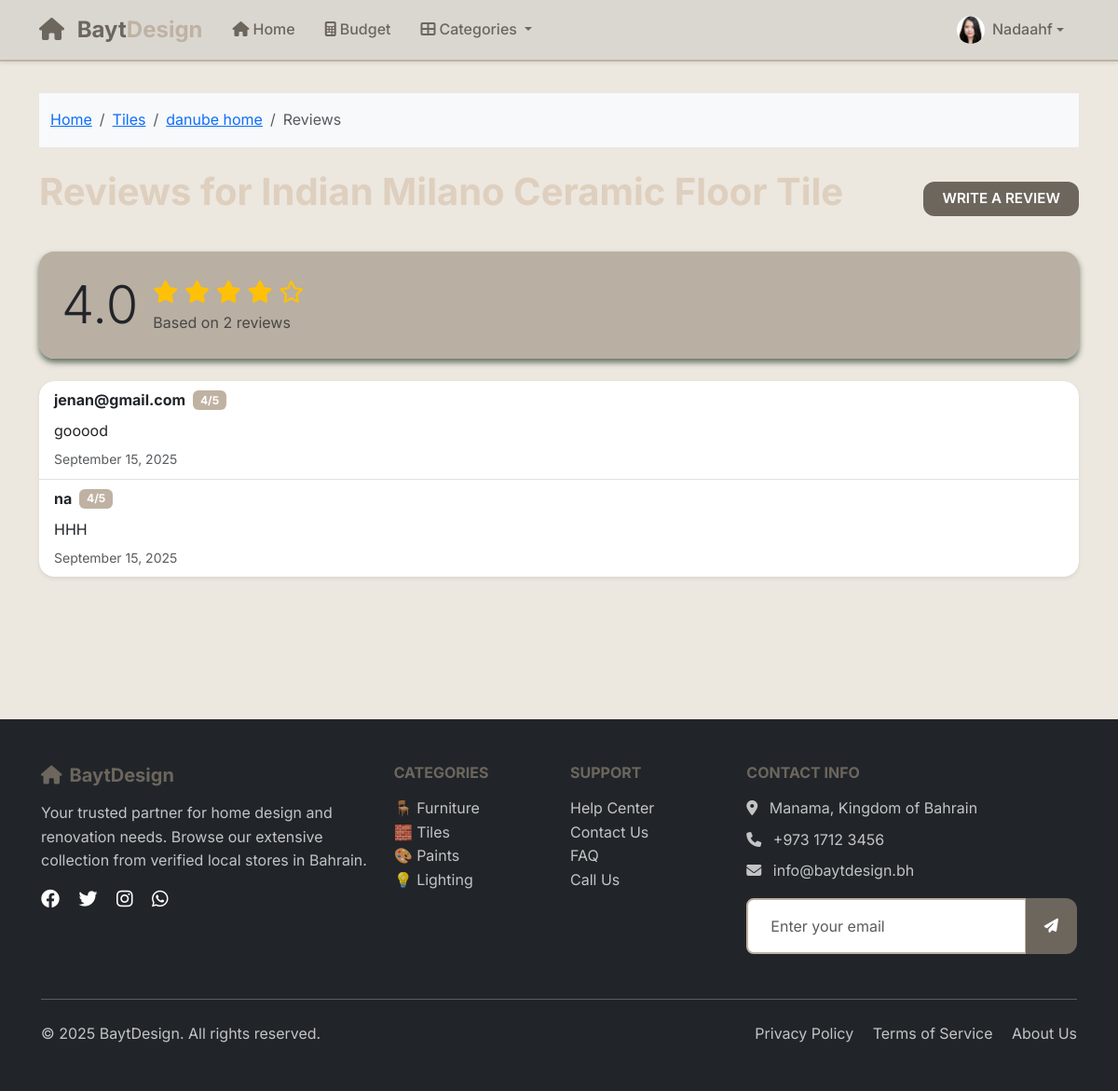
Screenshot of /product-reviews/28/ (signed in) with the database file from the repository.
### main_app/models.py (models this page shows, shortened)
class UserProfile(models.Model):
    user = models.OneToOneField(User, on_delete=models.CASCADE, related_name='userprofile')
    profile_picture = models.ImageField(upload_to='profile_pictures/', blank=True, null=True)

class Product(models.Model):
    shop = models.ForeignKey(Shop, on_delete=models.CASCADE)
    name = models.CharField(max_length=200)
    price = models.DecimalField(max_digits=10, decimal_places=2)
    description = models.TextField(blank=True, null=True)
    image = models.ImageField(upload_to='product_images/', blank=True, null=True)  # Added image field
    is_available = models.BooleanField(default=True)

class Shop(models.Model):
    name = models.CharField(max_length=200)
    classification = models.ForeignKey(Classification, on_delete=models.CASCADE)
    description = models.TextField(blank=True, null=True)
    image = models.ImageField(upload_to='store_images/', blank=True, null=True)  # Added image field
    phone = models.CharField(max_length=20, blank=True, null=True)
    email = models.EmailField(blank=True, null=True)
    address = models.TextField(blank=True, null=True)

class Classification(models.Model):
    name = models.CharField(max_length=100)
    slug = models.SlugField(unique=True, blank=True)  # ✅ added slug
    icon = models.CharField(max_length=10, blank=True, null=True)  # optional emoji/icon
    description = models.TextField(blank=True, null=True)  # optional
    image = models.ImageField(upload_to='store_images/', blank=True, null=True)  # ✅ Store image

class ProductReview(models.Model):
    user = models.ForeignKey(User, on_delete=models.CASCADE)
    product = models.ForeignKey(Product, on_delete=models.CASCADE, related_name="reviews")
    rating = models.PositiveIntegerField(default=1)  # 1–5 stars
    comment = models.TextField(blank=True, null=True)
    created_at = models.DateTimeField(auto_now_add=True)

### main_app/views.py (the view)
# urls.py: path('product-reviews/<int:product_id>/', views.product_reviews_view, name='product_reviews'),
@login_required
def product_reviews_view(request, product_id):
    product = get_object_or_404(Product, id=product_id)
    reviews = ProductReview.objects.filter(product=product).order_by('-created_at')
    avg_rating = sum([review.rating for review in reviews]) / len(reviews) if reviews else 0
    return render(request, 'product_reviews.html', {
        'product': product,
        'reviews': reviews,
        'avg_rating': avg_rating,
    })

### main_app/templates/product_reviews.html (shortened to what this page needs)
{% extends 'base.html' %}
{% load static %}
{% block content %}
<div class="container py-4">
    <nav aria-label="breadcrumb" class="bg-light py-3 mb-4">
        <div class="container">
            <ol class="breadcrumb mb-0">
                <li class="breadcrumb-item"><a href="{% url 'home' %}">Home</a></li>
                <li class="breadcrumb-item">
                    <a href="{% url 'classification_stores' product.shop.classification.slug %}">
                        {{ product.shop.classification.name }}
                    </a>
                </li>
                <li class="breadcrumb-item">
                    <a href="{% url 'shop_products' product.shop.id %}">{{ product.shop.name }}</a>
                </li>
                <li class="breadcrumb-item active">Reviews</li>
            </ol>
        </div>
    </nav>
    <div class="d-flex justify-content-between align-items-center mb-4">
        <h1>Reviews for {{ product.name }}</h1>
        <a href="{% url 'add_review' product.id %}" class="btn btn-primary">Write a Review</a>
    </div>
    <div class="card mb-4">
        <div class="card-body">
            <div class="d-flex align-items-center">
                <div class="display-4 me-3">{{ avg_rating|floatformat:1 }}</div>
                <div>
                    <div class="fs-4">
                        {% for i in "12345"|make_list %}
                            {% if forloop.counter <= avg_rating|floatformat:0|add:"0" %}
                                <i class="fas fa-star text-warning"></i>
                            {% elif forloop.counter <= avg_rating|floatformat:0|add:"0.5"|add:"0.5" %}
                                <i class="fas fa-star-half-alt text-warning"></i>
                            {% else %}
                                <i class="far fa-star text-warning"></i>
                            {% endif %}
                        {% endfor %}
                    </div>
                    <div class="text-muted">Based on {{ reviews|length }} review{% if reviews|length != 1 %}s{% endif %}</div>
                </div>
            </div>
        </div>
    </div>
    {% if reviews %}
        <div class="card shadow-sm">
            <div class="list-group list-group-flush">
                {% for review in reviews %}
                    <div class="list-group-item">
                        <div class="d-flex justify-content-between">
                            <div>
                                <div class="d-flex align-items-center mb-2">
                                    <span class="fw-bold me-2">{{ review.user.username }}</span>
                                    <span class="badge bg-secondary">{{ review.rating }}/5</span>
                                </div>
                                <p class="mb-1">{{ review.comment }}</p>
                                <small class="text-muted">{{ review.created_at|date:"F j, Y" }}</small>
                            </div>
                        </div>
                    </div>
                {% endfor %}
            </div>
        </div>
    {% else %}
        <div class="alert alert-info">
            <p class="mb-0">No reviews yet. <a href="{% url 'add_review' product.id %}">Be the first to review this product!</a></p>
        </div>
    {% endif %}
</div>
{% endblock %}

### main_app/templates/base.html (shortened to what this page needs)
{% load static %}
<!DOCTYPE html>
<html lang="en">
  <head>
    <link href="https://cdn.jsdelivr.net/npm/bootstrap@5.3.2/dist/css/bootstrap.min.css" rel="stylesheet">
    <link rel="stylesheet" href="https://cdnjs.cloudflare.com/ajax/libs/font-awesome/6.4.0/css/all.min.css">
    <link rel="stylesheet" href="{% static 'css/base.css' %}" />
  </head>
  <body>
    <nav class="navbar navbar-expand-lg navbar-light bg-white shadow-sm fixed-top">
      <div class="container">
        <a class="navbar-brand fw-bold" href="/">
          <i class="fas fa-home text-primary me-2"></i>
          <span class="text-primary">Bayt</span><span class="text-secondary">Design</span>
        </a>
        <div class="collapse navbar-collapse" id="navbarNav">
          <ul class="navbar-nav me-auto">
            <li class="nav-item">
              <a class="nav-link" href="/">
                <i class="fas fa-home me-1"></i>Home
              </a>
            </li>
            <li class="nav-item">
              <a class="nav-link" href="{% url 'budget' %}">
                <i class="fas fa-calculator me-1"></i>Budget
              </a>
            </li>
            <li class="nav-item dropdown">
              <a class="nav-link dropdown-toggle" href="#" id="navbarDropdown" role="button" data-bs-toggle="dropdown" aria-expanded="false">
                <i class="fas fa-th-large me-1"></i>Categories
              </a>
            </li>
          </ul>
          <ul class="navbar-nav">
            {% if user.is_authenticated %}
              <li class="nav-item dropdown">
                <a class="nav-link dropdown-toggle d-flex align-items-center" href="#" id="userDropdown" role="button" data-bs-toggle="dropdown" aria-expanded="false">
                  <div class="user-avatar me-2">
                    {% if user.userprofile.profile_picture %}
                      <img src="{{ user.userprofile.profile_picture.url }}" alt="Profile Picture" class="rounded-circle" style="width: 30px; height: 30px; object-fit: cover;">
                    {% else %}
                      <i class="fas fa-user-circle" style="font-size: 30px;"></i>
                    {% endif %}
                  </div>
                  {% if user.first_name %}
                    {{ user.first_name|title }}
                  {% else %}
                    {{ user.username|title }}
                  {% endif %}
                </a>
              </li>
            {% endif %}
          </ul>
        </div>
      </div>
    </nav>
    <main class="main-content">
      {% block content %}{% endblock %}
    </main>
    <footer class="bg-dark text-white py-5 mt-5">
      <div class="container">
        <div class="row">
          <div class="col-lg-4 mb-4">
            <h5 class="text-primary mb-3">
              <i class="fas fa-home me-2"></i>BaytDesign
            </h5>
            <p class="text-light opacity-75">
              Your trusted partner for home design and renovation needs.
              Browse our extensive collection from verified local stores in Bahrain.
            </p>
            <div class="social-links">
              <a href="#" class="text-white me-3">
                <i class="fab fa-facebook fa-lg"></i>
              </a>
              <a href="#" class="text-white me-3">
                <i class="fab fa-twitter fa-lg"></i>
              </a>
              <a href="#" class="text-white me-3">
                <i class="fab fa-instagram fa-lg"></i>
              </a>
              <a href="#" class="text-white">
                <i class="fab fa-whatsapp fa-lg"></i>
              </a>
            </div>
          </div>
          <div class="col-lg-2 col-md-6 mb-4">
            <h6 class="text-uppercase mb-3">Categories</h6>
            <ul class="list-unstyled">
              <li><a href="#" class="text-light opacity-75 text-decoration-none">🪑 Furniture</a></li>
              <li><a href="#" class="text-light opacity-75 text-decoration-none">🧱 Tiles</a></li>
              <li><a href="#" class="text-light opacity-75 text-decoration-none">🎨 Paints</a></li>
              <li><a href="#" class="text-light opacity-75 text-decoration-none">💡 Lighting</a></li>
            </ul>
          </div>
          <div class="col-lg-2 col-md-6 mb-4">
            <h6 class="text-uppercase mb-3">Support</h6>
            <ul class="list-unstyled">
              <li><a href="#" class="text-light opacity-75 text-decoration-none">Help Center</a></li>
              <li><a href="#" class="text-light opacity-75 text-decoration-none">Contact Us</a></li>
              <li><a href="#" class="text-light opacity-75 text-decoration-none">FAQ</a></li>
              <li><a href="tel:+97317123456" class="text-light opacity-75 text-decoration-none">Call Us</a></li>
            </ul>
          </div>
          <div class="col-lg-4 mb-4">
            <h6 class="text-uppercase mb-3">Contact Info</h6>
            <p class="text-light opacity-75 mb-2">
              <i class="fas fa-map-marker-alt me-2"></i>
              Manama, Kingdom of Bahrain
            </p>
            <p class="text-light opacity-75 mb-2">
              <i class="fas fa-phone me-2"></i>
              +973 1712 3456
            </p>
            <p class="text-light opacity-75 mb-3">
              <i class="fas fa-envelope me-2"></i>
              info@baytdesign.bh
            </p>
            <form class="newsletter-form">
              <div class="input-group">
                <input type="email" class="form-control" placeholder="Enter your email" required>
                <button class="btn btn-primary" type="submit">
                  <i class="fas fa-paper-plane"></i>
                </button>
              </div>
            </form>
          </div>
        </div>
        <hr class="my-4 opacity-25">
        <div class="row align-items-center">
          <div class="col-md-6">
            <p class="mb-0 text-light opacity-75">
              &copy; {% now "Y" %} BaytDesign. All rights reserved.
            </p>
          </div>
          <div class="col-md-6 text-md-end">
            <a href="#" class="text-light opacity-75 text-decoration-none me-3">Privacy Policy</a>
            <a href="#" class="text-light opacity-75 text-decoration-none me-3">Terms of Service</a>
            <a href="#" class="text-light opacity-75 text-decoration-none">About Us</a>
          </div>
        </div>
      </div>
    </footer>
  </body>
</html>

### main_app/static/css/base.css (style rules this page uses)
:root { --primary-color: #6c665d; --primary-light: #A69B8D; --primary-dark: #5F7161; --secondary-color: #BFB2A3; --accent-color: #dad7d1; --font-primary: 'Inter', sans-serif; --font-heading: 'Inter', serif; --spacing-xs: 0.25rem; --spacing-sm: 0.5rem; --spacing-md: 1rem; --spacing-lg: 1.5rem; --spacing-xl: 2rem; --spacing-xxl: 3rem; --radius-sm: 0.375rem; --radius-md: 0.5rem; --radius-lg: 0.75rem; --radius-xl: 1rem; --radius-round: 50%; --shadow-sm: 0 1px 3px #5F7161; --shadow-md: 0 4px 6px #5F7161; --shadow-lg: 0 10px 15px #5F7161; --btn-hover-shadow: 0 6px 15px #5F7161; }
* { box-sizing: border-box; }
html { scroll-behavior: smooth; }
body { font-family: var(--font-primary); font-size: 16px; line-height: 1.6; color: var(--primary-color); background-color: #ece7df; min-height: 100vh; margin: 0; padding: 0; }
.main-content { padding-top: 76px; min-height: calc(100vh - 76px); }
h1 { font-family: var(--primary-light); font-weight: 700; line-height: 1.2; color: #decfbe; margin-bottom: var(--spacing-md); }
h2, h3, h4, h5, h6 { font-family: var(--font-heading); font-weight: 700; line-height: 1.2; color: var(--primary-color); margin-bottom: var(--spacing-md); }
.navbar { background: var(--accent-color) !important; border-bottom: 2px solid var(--secondary-color); box-shadow: var(--shadow-md); }
.navbar-brand { font-weight: 800; font-size: 1.5rem; color: var(--primary-color) !important; }
.nav-link { color: var(--primary-color) !important; font-weight: 500; padding: var(--spacing-sm) var(--spacing-md) !important; border-radius: var(--radius-md); position: relative; }
.btn { border: none; border-radius: var(--radius-lg); padding: 0.45rem 1.25rem; font-weight: 600; font-size: 0.95rem; text-transform: uppercase; cursor: pointer; color: white; background-color: var(--primary-color); transition: box-shadow 0.3s ease; }
.btn-primary, .btn-success, .btn-danger, .btn-info, .btn-warning, .btn-secondary, .btn-primary:hover, .btn-success:hover, .btn-danger:hover, .btn-info:hover, .btn-warning:hover, .btn-secondary:hover, .btn-primary:focus, .btn-success:focus, .btn-danger:focus, .btn-info:focus, .btn-warning:focus, .btn-secondary:focus, .btn-primary:active, .btn-success:active, .btn-danger:active, .btn-info:active, .btn-warning:active, .btn-secondary:active { background-color: var(--primary-color) !important; color: white !important; border: none !important; box-shadow: none !important; outline: none !important; }
.card { background: #a69b8dba; border: none; border-radius: var(--radius-xl); box-shadow: var(--shadow-md); position: relative; overflow: hidden; }
.card-body { padding: var(--spacing-lg); }
.form-control { border: 2px solid var(--secondary-color); border-radius: var(--radius-md); padding: var(--spacing-md) var(--spacing-lg); background: white; color: var(--primary-color); font-size: 1rem; }
footer { background: var(--primary-color); color: var(--accent-color); padding: var(--spacing-xl); }
footer a { color: var(--accent-color); text-decoration: none; }
.text-primary { color: var(--primary-color) !important; }
.text-secondary { color: var(--secondary-color) !important; }
.bg-secondary { background-color: var(--secondary-color) !important; }

### rows the page displays
Product: shop.classification.name "Tiles", shop.name "danube home", name "Indian Milano Ceramic Floor Tile"
ProductReview: user.username "jenan@gmail.com", rating "4", comment "gooood", created_at "September 15, 2025"
ProductReview: user.username "na", rating "4", comment "HHH", created_at "September 15, 2025"

### other values shown
{{ user.first_name|title }} "Nadaahf"
{{ avg_rating|floatformat:1 }} "4.0"
{{ reviews|length }} "2"
